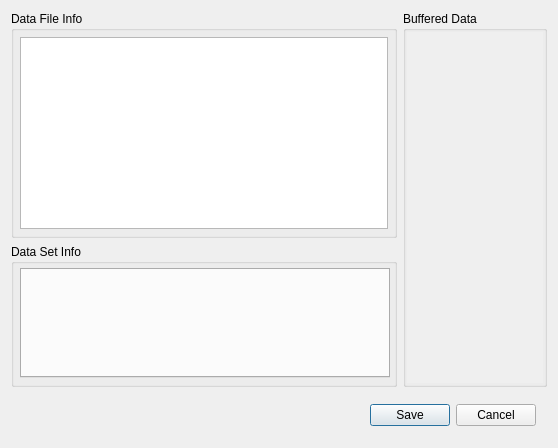
<?xml version="1.0" encoding="UTF-8"?>
<ui version="4.0">
 <class>DataInfoDialog</class>
 <widget class="QDialog" name="DataInfoDialog">
  <property name="geometry">
   <rect>
    <x>0</x>
    <y>0</y>
    <width>558</width>
    <height>448</height>
   </rect>
  </property>
  <property name="windowTitle">
   <string>DataInfoDialog</string>
  </property>
  <layout class="QVBoxLayout" name="verticalLayout">
   <item>
    <widget class="QFrame" name="frame">
     <layout class="QHBoxLayout" name="horizontalLayout">
      <property name="leftMargin">
       <number>0</number>
      </property>
      <property name="topMargin">
       <number>0</number>
      </property>
      <property name="rightMargin">
       <number>0</number>
      </property>
      <property name="bottomMargin">
       <number>0</number>
      </property>
      <item>
       <widget class="QFrame" name="frame_info">
        <layout class="QVBoxLayout" name="verticalLayout_info">
         <property name="leftMargin">
          <number>0</number>
         </property>
         <property name="topMargin">
          <number>0</number>
         </property>
         <property name="rightMargin">
          <number>0</number>
         </property>
         <property name="bottomMargin">
          <number>0</number>
         </property>
         <item>
          <widget class="QGroupBox" name="groupBox_dataFileInfo">
           <property name="title">
            <string>Data File Info</string>
           </property>
           <layout class="QHBoxLayout" name="horizontalLayout_dataFileInfo">
            <property name="leftMargin">
             <number>6</number>
            </property>
            <property name="topMargin">
             <number>6</number>
            </property>
            <property name="rightMargin">
             <number>6</number>
            </property>
            <property name="bottomMargin">
             <number>6</number>
            </property>
            <item>
             <widget class="QPlainTextEdit" name="plainTextEdit_dataFileInfo"/>
            </item>
           </layout>
          </widget>
         </item>
         <item>
          <widget class="QGroupBox" name="groupBox_dataSetInfo">
           <property name="title">
            <string>Data Set Info</string>
           </property>
           <layout class="QHBoxLayout" name="horizontalLayout_dataSetInfo">
            <property name="leftMargin">
             <number>6</number>
            </property>
            <property name="topMargin">
             <number>4</number>
            </property>
            <property name="rightMargin">
             <number>4</number>
            </property>
            <property name="bottomMargin">
             <number>6</number>
            </property>
            <item>
             <widget class="QTabWidget" name="tabWidget">
              <property name="currentIndex">
               <number>-1</number>
              </property>
             </widget>
            </item>
           </layout>
          </widget>
         </item>
        </layout>
       </widget>
      </item>
      <item>
       <widget class="QGroupBox" name="groupBox_data">
        <property name="sizePolicy">
         <sizepolicy hsizetype="Fixed" vsizetype="Preferred">
          <horstretch>0</horstretch>
          <verstretch>0</verstretch>
         </sizepolicy>
        </property>
        <property name="minimumSize">
         <size>
          <width>144</width>
          <height>0</height>
         </size>
        </property>
        <property name="title">
         <string>Buffered Data</string>
        </property>
        <layout class="QHBoxLayout" name="horizontalLayout_data">
         <property name="leftMargin">
          <number>1</number>
         </property>
         <property name="topMargin">
          <number>1</number>
         </property>
         <property name="rightMargin">
          <number>1</number>
         </property>
         <property name="bottomMargin">
          <number>1</number>
         </property>
         <item>
          <widget class="QScrollArea" name="scrollArea_data">
           <property name="frameShape">
            <enum>QFrame::NoFrame</enum>
           </property>
           <property name="widgetResizable">
            <bool>true</bool>
           </property>
           <widget class="QWidget" name="scrollAreaWidgetContents_data">
            <property name="geometry">
             <rect>
              <x>0</x>
              <y>0</y>
              <width>140</width>
              <height>366</height>
             </rect>
            </property>
            <layout class="QVBoxLayout" name="verticalLayout_scrollAreaWidgetContents_data">
             <property name="leftMargin">
              <number>6</number>
             </property>
             <property name="topMargin">
              <number>6</number>
             </property>
             <property name="rightMargin">
              <number>6</number>
             </property>
             <property name="bottomMargin">
              <number>6</number>
             </property>
             <item>
              <spacer name="verticalSpacer">
               <property name="orientation">
                <enum>Qt::Vertical</enum>
               </property>
               <property name="sizeHint" stdset="0">
                <size>
                 <width>20</width>
                 <height>40</height>
                </size>
               </property>
              </spacer>
             </item>
            </layout>
           </widget>
          </widget>
         </item>
        </layout>
       </widget>
      </item>
     </layout>
    </widget>
   </item>
   <item>
    <widget class="QFrame" name="frame_controls">
     <property name="sizePolicy">
      <sizepolicy hsizetype="Preferred" vsizetype="Fixed">
       <horstretch>0</horstretch>
       <verstretch>0</verstretch>
      </sizepolicy>
     </property>
     <layout class="QHBoxLayout" name="horizontalLayout_controls">
      <item>
       <spacer name="horizontalSpacer">
        <property name="orientation">
         <enum>Qt::Horizontal</enum>
        </property>
        <property name="sizeHint" stdset="0">
         <size>
          <width>40</width>
          <height>20</height>
         </size>
        </property>
       </spacer>
      </item>
      <item>
       <widget class="QPushButton" name="pushButton_save">
        <property name="text">
         <string>Save</string>
        </property>
       </widget>
      </item>
      <item>
       <widget class="QPushButton" name="pushButton_cancel">
        <property name="text">
         <string>Cancel</string>
        </property>
       </widget>
      </item>
     </layout>
    </widget>
   </item>
  </layout>
 </widget>
 <layoutdefault spacing="6" margin="11"/>
 <resources/>
 <connections/>
</ui>
